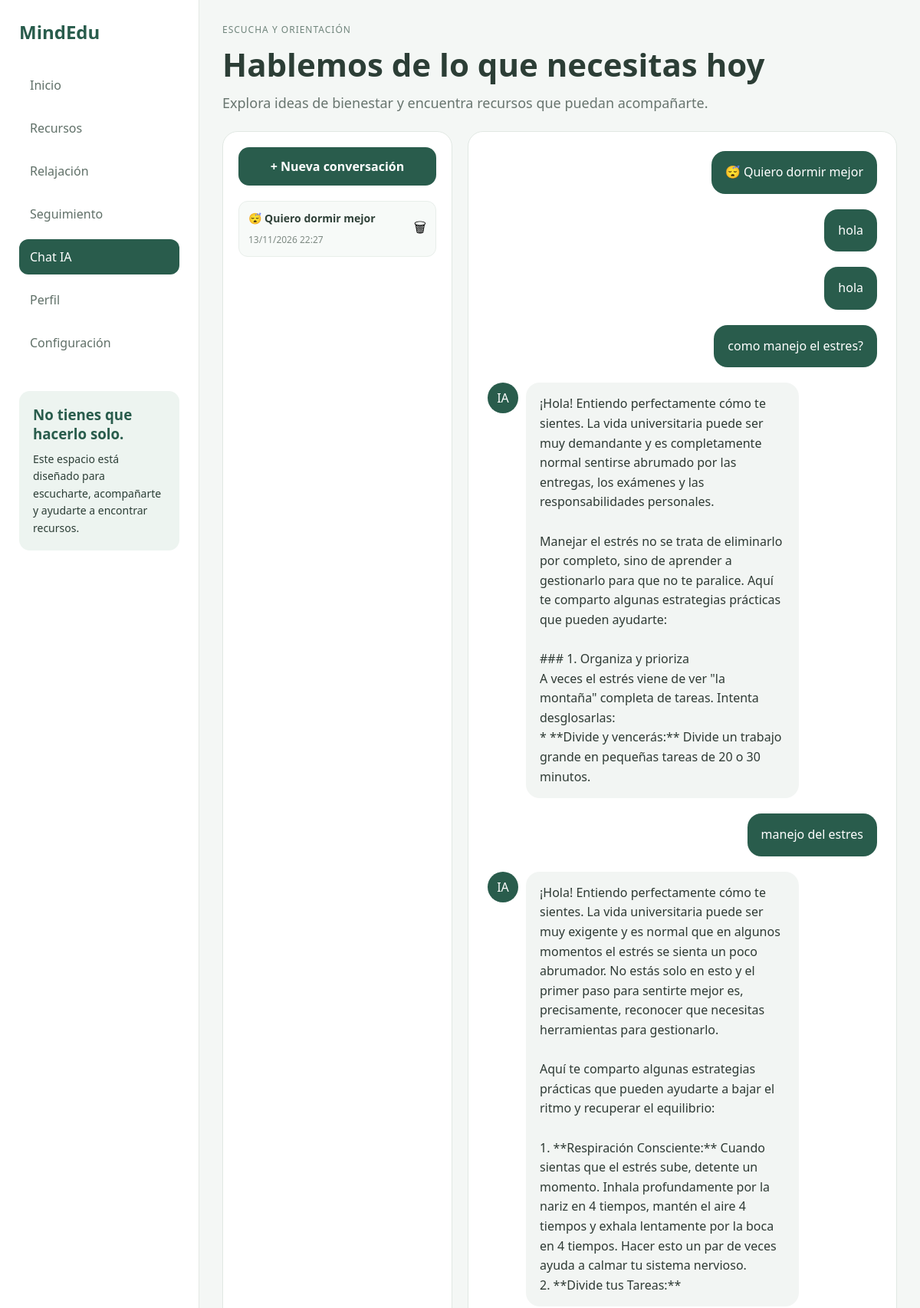
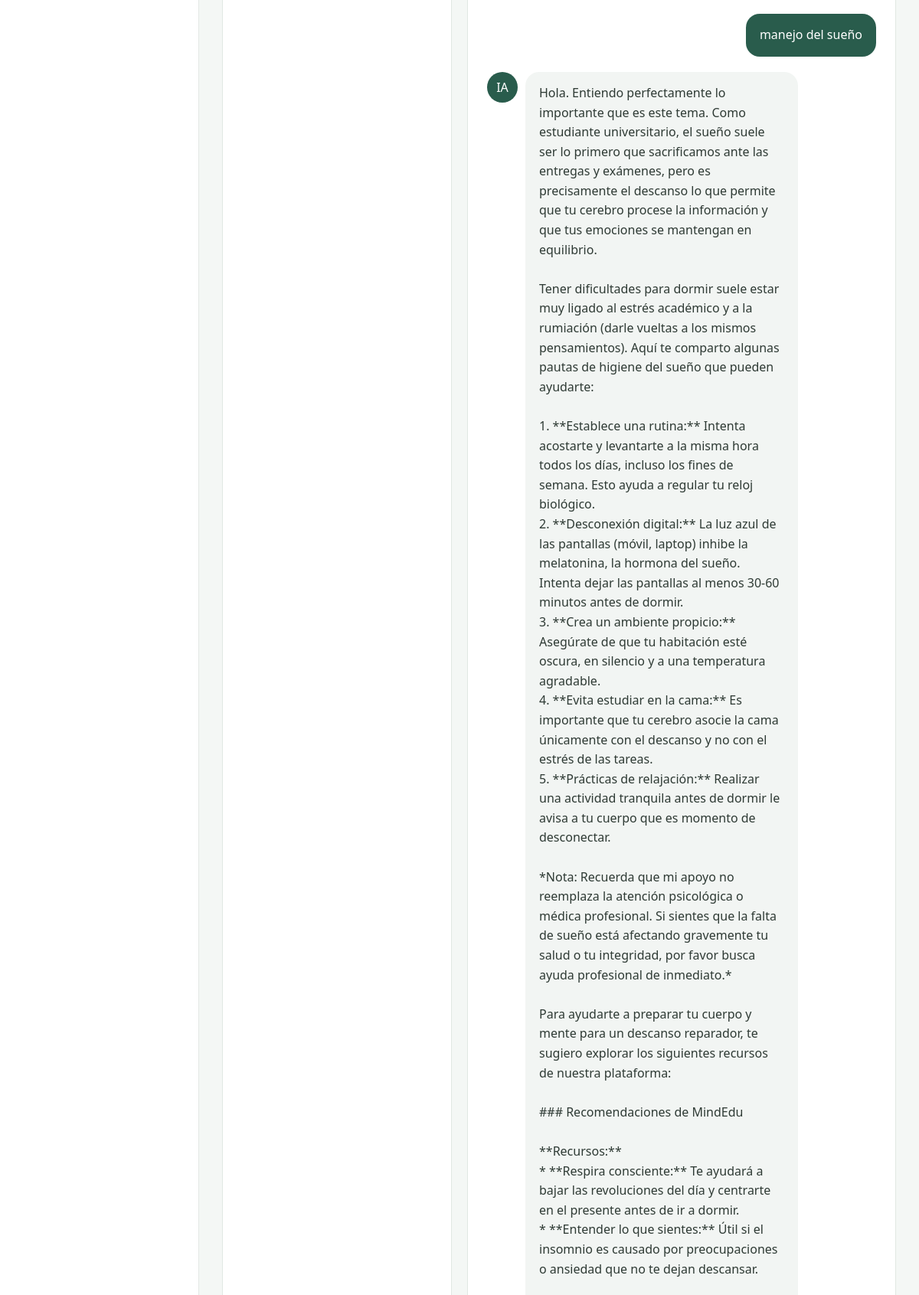
/vista/chat.php?conv=68 (signed in, upper part), run on the app's committed database (2 pictures, top to bottom).
### tables this page shows
CREATE TABLE `conversaciones` (
  `id` int(11) NOT NULL,
  `usuario_id` int(11) NOT NULL,
  `titulo` varchar(255) DEFAULT NULL,
  `fecha_creacion` datetime DEFAULT current_timestamp()
);

CREATE TABLE `mensajes` (
  `id` int(11) NOT NULL,
  `conversacion_id` int(11) NOT NULL,
  `remitente` enum('usuario','ia') NOT NULL,
  `mensaje` text NOT NULL,
  `fecha` datetime DEFAULT current_timestamp()
);

### vista/chat.php (the view, shortened to what this page needs)
<?php
require_once("../config/database.php");
$idUsuario = $_SESSION['usuario_id'];
$conversacionActual = isset($_GET['conv'])
    ? (int)$_GET['conv']
    : 0;
$sqlConversaciones = "
SELECT *
FROM conversaciones
WHERE usuario_id = ?
ORDER BY fecha_creacion DESC
";
$stmtConversaciones = $conn->prepare($sqlConversaciones);
$stmtConversaciones->bind_param(
    "i",
    $idUsuario
);
$stmtConversaciones->execute();
$conversaciones =
$stmtConversaciones->get_result();
$mensajes = [];
if ($conversacionActual > 0) {
    $sqlMensajes = "
    SELECT *
    FROM mensajes
    WHERE conversacion_id = ?
    ORDER BY fecha ASC
    ";
    $stmtMensajes = $conn->prepare(
        $sqlMensajes
    );
    $stmtMensajes->bind_param(
        "i",
        $conversacionActual
    );
    $stmtMensajes->execute();
    $resultadoMensajes =
    $stmtMensajes->get_result();
    while (
        $fila =
        $resultadoMensajes->fetch_assoc()
    ) {
        $mensajes[] = $fila;
    }
}
?>
<!DOCTYPE html>
<html lang="es">
<head>
    <link rel="stylesheet" href="../css/chat.css">
</head>
<body>
<div class="container">
    <aside class="sidebar">
        <h2>MindEdu</h2>
        <nav>
            <ul>
                <li>
                    <a href="dashboard.php">
                        Inicio
                    </a>
                </li>
                <li>
                    <a href="recursos.php">
                        Recursos
                    </a>
                </li>
                <li>
                    <a href="relajacion.php">
                        Relajación
                    </a>
                </li>
                <li>
                    <a href="seguimiento.php">
                        Seguimiento
                    </a>
                </li>
                <li>
                    <a href="chat.php" class="active">
                        Chat IA
                    </a>
                </li>
                <li>
                    <a href="perfil.php">
                        Perfil
                    </a>
                </li>
                <li>
                    <a href="configuracion.php">
                        Configuración
                    </a>
                </li>
            </ul>
        </nav>
        <div class="support">
            <h3>No tienes que hacerlo solo.</h3>
            <p>
                Este espacio está diseñado para escucharte,
                acompañarte y ayudarte a encontrar recursos.
            </p>
        </div>
    </aside>
    <main class="chat-main">
        <div class="chat-header">
            <div>
                <span class="section-label">
                    ESCUCHA Y ORIENTACIÓN
                </span>
                <h1>
                    Hablemos de lo que necesitas hoy
                </h1>
                <p>
                    Explora ideas de bienestar y encuentra
                    recursos que puedan acompañarte.
                </p>
            </div>
        </div>
        <div class="chat-container">
            <aside class="conversaciones">
                <a
    href="../chat/crear_conversacion.php"
    class="btn-nueva-conversacion">
    + Nueva conversación
</a>
                <div
    id="historialConversaciones"
    class="historial-conversaciones">
    <?php if($conversaciones->num_rows > 0): ?>
        <?php while($conv = $conversaciones->fetch_assoc()): ?>
            <div class="chat-item">
                <a
                    class="chat-link"
                    href="chat.php?conv=<?php echo $conv['id']; ?>">
                    <h4>
                        <?php
                        echo htmlspecialchars(
                            $conv['titulo']
                        );
                        ?>
                    </h4>
                    <span>
                        <?php
                        echo date(
                            "d/m/Y H:i",
                            strtotime(
                                $conv['fecha_creacion']
                            )
                        );
                        ?>
                    </span>
                </a>
                <button
                    class="btn-eliminar"
                    onclick="eliminarConversacion(
                        <?php echo $conv['id']; ?>
                    )">
                    🗑
                </button>
            </div>
        <?php endwhile; ?>
    <?php endif; ?>
</div>
            </aside>
            <section class="panel-chat">
                <div
id="chatMessages"
class="chat-messages"
<?php
if($conversacionActual == 0){
    echo 'style="display:none;"';
}
?>>
    <?php foreach($mensajes as $mensaje): ?>
        <div class="
            message
            <?php
            echo $mensaje['remitente']
            === 'usuario'
            ? 'user-message'
            : 'ai-message';
            ?>
        ">
            <?php if(
                $mensaje['remitente']
                === 'ia'
            ): ?>
                <div class="avatar-ai">
                    IA
                </div>
            <?php endif; ?>
            <div class="bubble">
                <?php
                echo nl2br(
                    htmlspecialchars(
                        $mensaje['mensaje']
                    )
                );
                ?>
            </div>
        </div>
    <?php endforeach; ?>
</div>
            </section>
        </div>
    </main>
</div>
</body>
</html>
</body>
</html>

### css/chat.css (style rules this page uses)
* { margin:0; padding:0; box-sizing:border-box; font-family:"Segoe UI",sans-serif; }
body { background:#f4f7f5; color:#2c3e36; }
.container { display:flex; min-height:100vh; }
.sidebar { width:260px; background:#ffffff; border-right:1px solid #e3e8e4; padding:25px; display:flex; flex-direction:column; }
.sidebar h2 { color:#295c4c; margin-bottom:30px; }
.sidebar nav ul { list-style:none; }
.sidebar nav ul li { margin-bottom:10px; }
.sidebar nav ul li a { display:block; text-decoration:none; color:#607068; padding:12px 14px; border-radius:12px; transition:.3s; }
.sidebar nav ul li a.active { background:#295c4c; color:#fff; }
.support { margin-top:30px; padding:18px; border-radius:14px; background:#edf4f0; }
.support h3 { margin-bottom:10px; color:#295c4c; }
.support p { line-height:1.6; font-size:14px; }
.chat-main { flex:1; padding:30px; display:flex; flex-direction:column; }
.chat-header { margin-bottom:25px; }
.section-label { display:block; font-size:12px; color:#6f847b; letter-spacing:1px; margin-bottom:8px; }
.chat-header h1 { font-size:42px; margin-bottom:10px; }
.chat-header p { font-size:18px; color:#68756f; }
.chat-container { flex:1; display:flex; overflow:hidden; gap:20px; }
.conversaciones { width:300px; background:#fff; border-radius:20px; border:1px solid #e1e8e3; display:flex; flex-direction:column; padding:20px; }
.btn-nueva-conversacion { display:block; padding:14px; border-radius:14px; background:#295c4c; color:#fff; text-align:center; text-decoration:none; font-weight:600; margin-bottom:20px; transition:.3s; }
.historial-conversaciones { flex:1; overflow-y:auto; }
.chat-item { display:flex; justify-content:space-between; align-items:center; background:#f7faf8; border:1px solid #e8eeea; border-radius:12px; padding:12px; margin-bottom:10px; }
.chat-link { flex:1; text-decoration:none; }
.chat-link h4 { color:#2f4138; font-size:14px; margin-bottom:6px; }
.chat-link span { color:#7e8a83; font-size:12px; }
.btn-eliminar { background:none; border:none; cursor:pointer; font-size:18px; }
.panel-chat { flex:1; background:#fff; border-radius:20px; border:1px solid #e1e8e3; overflow:hidden; display:flex; flex-direction:column; }
.chat-messages { flex:1; overflow-y:auto; padding:25px; display:flex; flex-direction:column; gap:20px; }
.message { display:flex; }
.user-message { justify-content:flex-end; }
.ai-message { justify-content:flex-start; }
.bubble { padding:15px 18px; border-radius:18px; max-width:70%; line-height:1.6; }
.user-message .bubble { background:#295c4c; color:#fff; }
.ai-message .bubble { background:#f2f5f3; color:#2e3a34; }
.avatar-ai { width:40px; height:40px; border-radius:50%; background:#295c4c; color:#fff; display:flex; justify-content:center; align-items:center; margin-right:10px; flex-shrink:0; }

### data on the page
conversaciones: titulo "😴 Quiero dormir mejor", fecha_creacion "13/11/2026 22:27"
mensajes: mensaje "😴 Quiero dormir mejor"
mensajes: mensaje "hola"
mensajes: mensaje "hola"
mensajes: mensaje "como manejo el estres?"
mensajes: remitente "IA", mensaje "¡Hola! Entiendo perfectamente cómo te sientes. La vida universitaria puede ser muy demandante y es completamente normal sentirse abrumado por las entregas, los exámenes y las responsabilidades personales. Manejar el estrés no se trata de eliminarlo por completo, sino de aprender a gestionarlo para que no te paralice. Aquí te comparto algunas estrategias prácticas que pueden ayudarte: ### 1. Organiza y prioriza A veces el estrés viene de ver \"la montaña\" completa de tareas. Intenta desglosarlas: * **Divide y vencerás:** Divide un trabajo grande en pequeñas tareas de 20 o 30 minutos."
mensajes: mensaje "manejo del estres"
mensajes: remitente "IA", mensaje "¡Hola! Entiendo perfectamente cómo te sientes. La vida universitaria puede ser muy exigente y es normal que en algunos momentos el estrés se sienta un poco abrumador. No estás solo en esto y el primer paso para sentirte mejor es, precisamente, reconocer que necesitas herramientas para gestionarlo. Aquí te comparto algunas estrategias prácticas que pueden ayudarte a bajar el ritmo y recuperar el equilibrio: 1. **Respiración Consciente:** Cuando sientas que el estrés sube, detente un momento. Inhala profundamente por la nariz en 4 tiempos, mantén el aire 4 tiempos y exhala lentamente por la boca en 4 tiempos. Hacer esto un par de veces ayuda a calmar tu sistema nervioso. 2. **Divide tus…"
mensajes: mensaje "manejo del sueño"
mensajes: remitente "IA", mensaje "Hola. Entiendo perfectamente lo importante que es este tema. Como estudiante universitario, el sueño suele ser lo primero que sacrificamos ante las entregas y exámenes, pero es precisamente el descanso lo que permite que tu cerebro procese la información y que tus emociones se mantengan en equilibrio. Tener dificultades para dormir suele estar muy ligado al estrés académico y a la rumiación (darle vueltas a los mismos pensamientos). Aquí te comparto algunas pautas de higiene del sueño que pueden ayudarte: 1. **Establece una rutina:** Intenta acostarte y levantarte a la misma hora todos los días, incluso los fines de semana. Esto ayuda a regular tu reloj biológico. 2. **Desconexión…"
